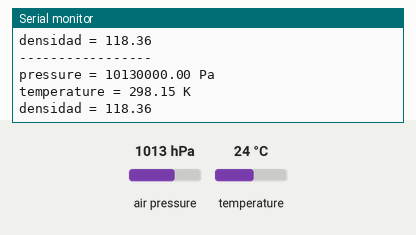
Bench run of a sketch on a simulated Arduino Uno, built with avr-gcc and run on an emulated ATmega328P. Parts: the last lines printed to the serial monitor. The inputs (shaded band) are chosen by the test bench; at power-on: air pressure 1013 hPa, temperature 24 °C.

Above: at 1.2 s.
1.3 s: air pressure set to 952 hPa
At 1.72 s:
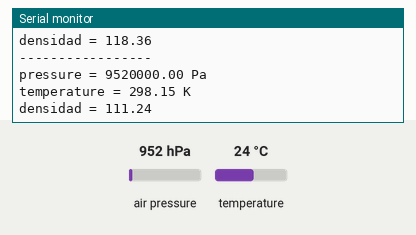
2.8 s: temperature set to 12 °C
At 2.99 s:
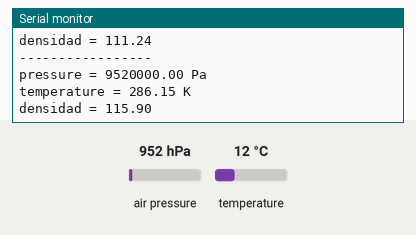
4.3 s: air pressure set to 975 hPa
At 4.52 s:
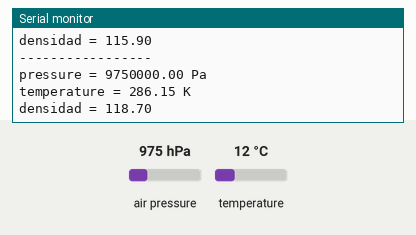
Timing chart, 0 to 7.3 s (numbered marks = the images above; inputs shaded):
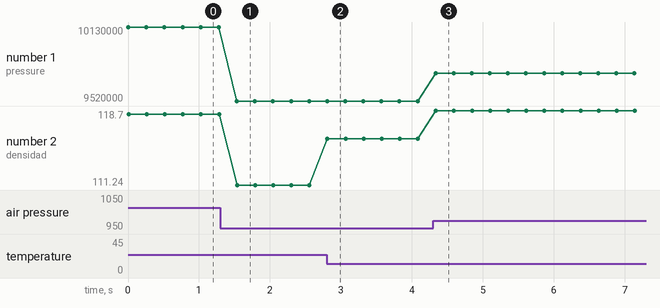

The sketch:

MPL3115A2_Punto1_Densidad_Aire.ino
```cpp
// Librería para manejar el sensor MPL3115A
#include <Adafruit_MPL3115A2.h>

// Se crea un objeto llamado 'baro' para interactuar con el sensor
Adafruit_MPL3115A2 baro;

void setup() {
  Serial.begin(115200);   // Inicializa la comunicación serial a 115200 baudios
  while(!Serial);          // Espera a que el monitor serial esté listo
  Serial.println("Adafruit_MPL3115A2 test!");

  // Intenta inicializar el sensor
  if (!baro.begin()) {
    Serial.println("Could not find sensor. Check wiring.");
    while(1);
  }

  // Configura la presión a nivel del mar en hectopascales (hPa)
  // Esto es importante para calcular con precisión la altitud
  // El valor estándar es 1013.26 hPa
  baro.setSeaPressure(1013.26);
}

void loop() {
  // Se obtienen los datos desde el sensor
  double pressure = baro.getPressure();
  double altitude = baro.getAltitude();
  double temperature = baro.getTemperature();

  // Se convierte temperatura de °C a Kelvin
  double temp_abs = temperature + 274.15;
  // Se calcula la densidad del aire usando la fórmula:
  // ρ = P / (R * T)
  double densidad = ((pressure*100) / (287.05 * temp_abs));

  //Mostrar datos
  Serial.println("-----------------");
  Serial.print("pressure = "); Serial.print(pressure*100); Serial.println(" Pa");
 // Serial.print("altitude = "); Serial.print(altitude); Serial.println(" m");
  Serial.print("temperature = "); Serial.print(temp_abs); Serial.println(" K");
  Serial.print("densidad = "); Serial.print(densidad); Serial.println(" ");

  delay(250);
}
```

Measured:
- after the input at 1.3 s, the serial monitor: prints a new line after 0.23 s (image 1)
- after the input at 2.8 s, the serial monitor: prints a new line at once (image 2)
- after the input at 4.3 s, the serial monitor: prints a new line at once (image 3)
- plotted number 1: 10130000 → 9520000 after the input at 1.3 s, 9520000 → 9750000 after the input at 4.3 s
- plotted number 2: 118.36 → 111.24 after the input at 1.3 s, 111.24 → 115.9 after the input at 2.8 s, 115.9 → 118.7 after the input at 4.3 s
